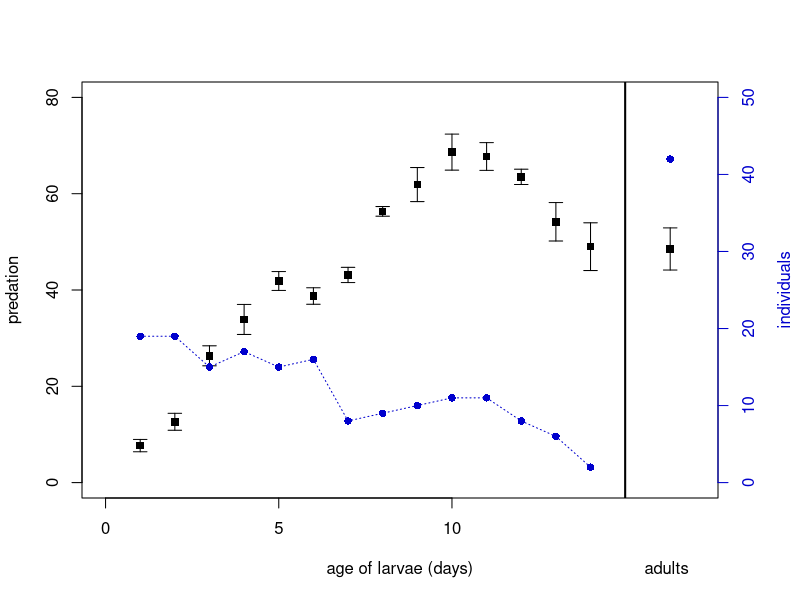

The R source for this figure:
# This program 
# 1) determines the average consumption rate for coccinellids by larval age
# 2) determines the average consumption rate for adult coccinellids
# 3) plots the average consumption rate versus age with the 95% confidence interval
# 	and the number of larvae in the sample on each day

# The program requires one data file.

# predation.csv is a file that contains the predation data.
#	The first row contains column headers.
#	The first column contains the ID numbers for the cages.
#	Rows 2 and 3 are the before and after counts of aphids for the larva in the first cage.
#	After all larvae data, there is a blank row.
#	The following rows are before and after counts for adults.
#	Use the numbers -1 to indicate pupation and -2 to indicate death.

# DATA

data <- read.csv("predation-1.csv",header=TRUE)
color <- "blue3"		# color for the secondary data and axis
maxdays <- 0		# cutoff for presentation of data--0 if all data is to be displayed
droplast <- FALSE  	# drops last fecundity value from the plot
adultsurvival <- TRUE	# if TRUE, adult survival affects the right axis scale
adjustment <- 0.95	# locates the "adults" label; should be 0.95 to 1

# INITIALIZATION

data <- data[,-1]
if (maxdays>0)
	data <- data[,1:maxdays]
rows <- length(data[,1])
days <- length(data[1,])

blankrow <- which(is.na(data[,1]))

larvaecages <- (blankrow-1)/2
adultcages <- (rows-blankrow)/2
larvae <- matrix(-1,nrow=larvaecages,ncol=days)
adults <- matrix(-1,nrow=adultcages,ncol=days)

mu <- rep(0,days)					# average for larvae for each day
sigma <- rep(0,days)				# standard deviation for larvae for each day
individuals <- rep(0,days)			# fraction of larvae still alive and not pupated
allvalues <- rep(0,0)				# list of all adult predation values

cutpoints <- 0
if (droplast==TRUE)
	cutpoints <- 1

# PREPARE DATA FILES

for (cage in 1:larvaecages)
	for (day in 1:days)
		if (is.na(data[2*cage,day])==FALSE)
			if (data[2*cage,day]>0)
				larvae[cage,day] <- data[2*cage-1,day]-data[2*cage,day]
for (cage in 1:adultcages)
	for (day in 1:days)
		if (is.na(data[blankrow+2*cage,day])==FALSE)
			if (data[blankrow+2*cage,day]>0)
				adults[cage,day] <- data[blankrow+2*cage-1,day]-data[blankrow+2*cage,day]
	
# COMPUTE MEANS AND 95% CONFIDENCE INTERVALS FROM DATA

for (day in 1:days)
	{
	thisday <- larvae[,day]					# selects the appropriate column
	values <- thisday[which(thisday>-1)]		# uses only positive entries
	mu[day] <- mean(values)
	sigma[day] <- sd(values)
	individuals[day] <- length(values)
	}
conf95 <- 1.96*sigma/sqrt(larvaecages)

for (day in 1:days)
	{
	thisday <- adults[,day]					# selects the appropriate column
	values <- thisday[which(thisday>-1)]		# removes the NA entries
	allvalues <- c(allvalues,values)
	}
q <- mean(allvalues)						# mean for all adults
stdev <- sd(allvalues)
c95 <- 1.96*stdev/sqrt(length(allvalues))

# FUNCTIONS 

# errorbars is a low-level plotting command that adds error bars to a set of plotted points.
#	The first argument is the set of x values.
#	The second argument is the set of y values.
#	The third argument is the height of the bar above and below the point.
#	The standard optional arguments col and lwd are accepted.
#	The optional argument 'cap' is a multiplier for the cap length.
#	The optional argument 'width' is the cap width; width=0 for automatic width

errorbars <- function(x,y,dy,col="black",lwd=1,cap=1,width=0)
	{
	n <- length(x)
	top <- y+dy
	btm <- y-dy
	if (width>0)
		d <- width
	else
		d <- cap*0.015*(max(x)-min(x))
	for (i in 1:n)
		{
		lines( c(x[i]  ,x[i]  ), c(btm[i],top[i]), col=col, lwd=lwd )
		lines( c(x[i]-d,x[i]+d), c(btm[i],btm[i]), col=col, lwd=lwd )
		lines( c(x[i]-d,x[i]+d), c(top[i],top[i]), col=col, lwd=lwd )
		}
	return(d)
	}

# secondplot is a low-level plotting command that adds a second y axis.
#	The first argument is the set of y values for the second axis.
#	The standard optional argument col is accepted.
#	The optional argument 'min0' is TRUE if you want the new axis to start at 0.
#	The optional argument 'ylab' is the axis title.
#	The function returns the scale factor for plotting the data.

secondplot <- function(y,min0=FALSE,ylab="",col="black")
	{
	yticksleft <- axTicks(2)
	ymaxleft <- max(yticksleft)
	if (min0==TRUE)
		y <- c(0,y)
	yticksright <- pretty(y,n=length(yticksleft)-1)
	ymaxright <- max(yticksright)
	scale <- ymaxleft/ymaxright
	axis(4, at=scale*yticksright, labels=yticksright, col=col, col.axis=col)
	mtext(ylab, side=4, line=2.8, col=col)
	return(scale)
	}

# OUTPUT

par(mar=c(5.1,4.1,4.1,4.1)) 			
	# creates space on the right side of the plot for the axis label

ymax <- max( max(pretty(mu+conf95)), max(pretty(q+c95)) )
plot(1:(days-cutpoints), mu[1:(days-cutpoints)], pch=15, 
		xlim=(c(0,days+3)), ylim=(c(0,ymax)), 
		xaxt="n", xlab="age of larvae (days)", ylab="predation")
d <- errorbars(1:(days-cutpoints), mu[1:(days-cutpoints)], conf95[1:(days-cutpoints)])
xticks <- axTicks(1)
marks <- which(xticks<=days)
axis(1, at=xticks[marks], labels=xticks[marks])
if (adultsurvival==FALSE)
	scale <- secondplot(individuals,min0=TRUE,ylab="individuals",col=color)
if (adultsurvival==TRUE)
	scale <- secondplot(c(individuals,length(allvalues)),min0=TRUE,ylab="individuals",col=color)
points(1:days, scale*individuals, pch=16, col=color)
lines(1:days, scale*individuals, lty=3, col=color)
abline(v=days+1,lwd=2)
points(days+2.3, q, pch=15)
d <- errorbars(days+2.3, q, c95, width=d)
points(days+2.3, scale*length(allvalues), pch=16, col=color)
mtext("adults", side=1, line=3, adj=adjustment)

q
c95


